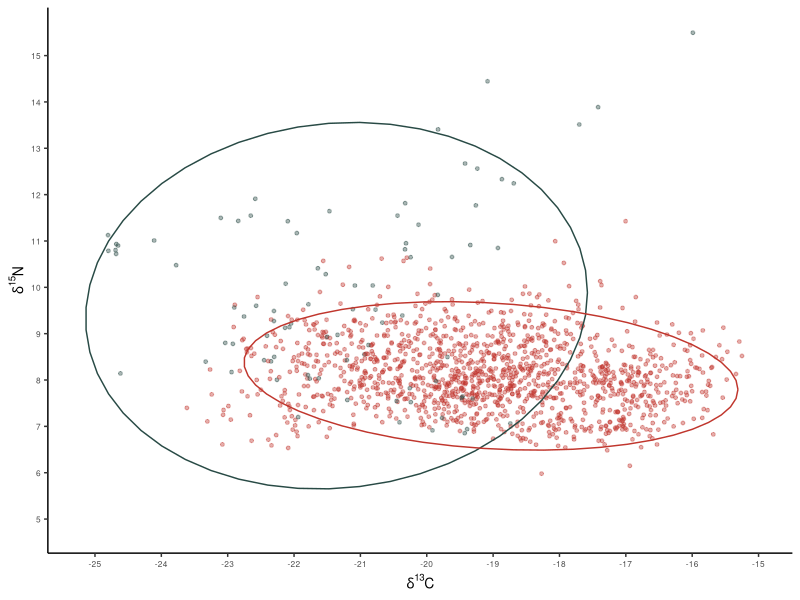
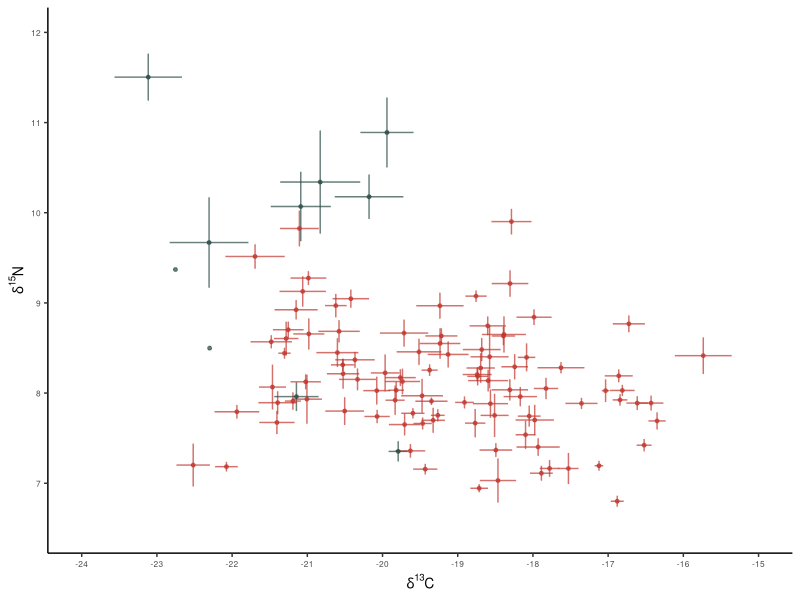
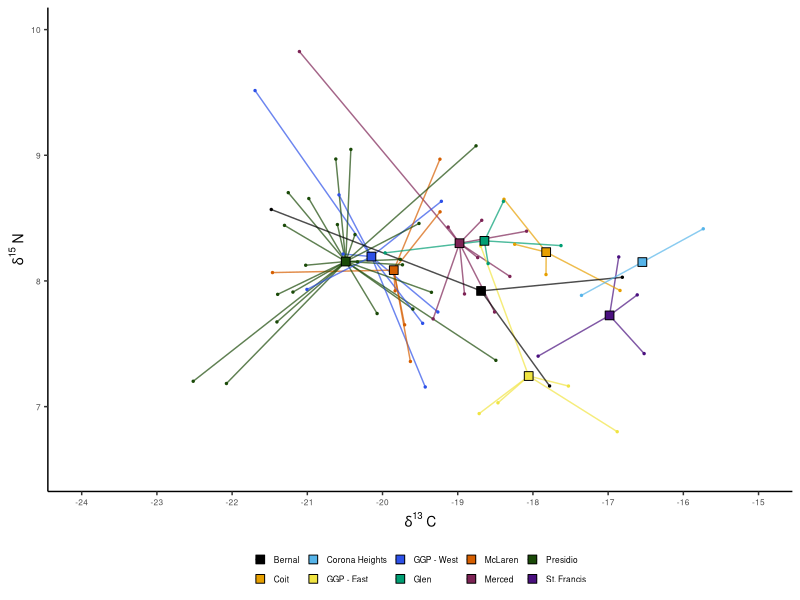
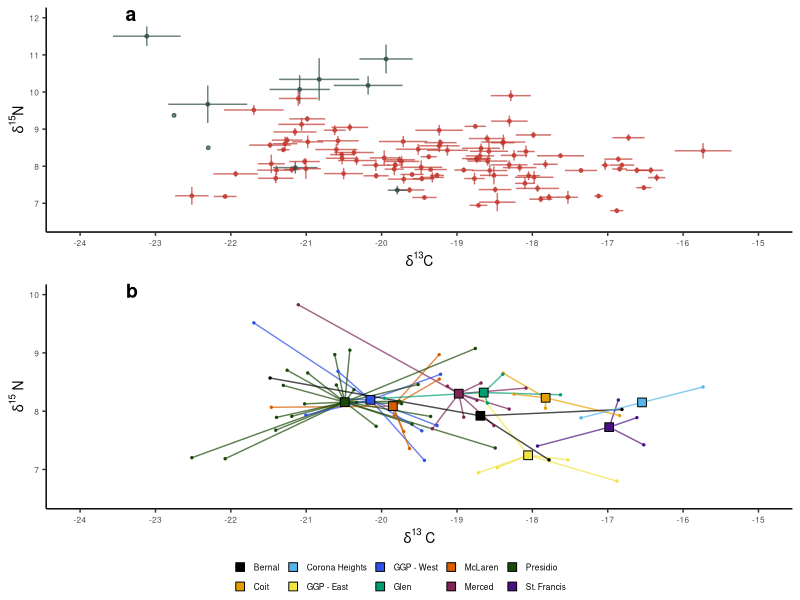
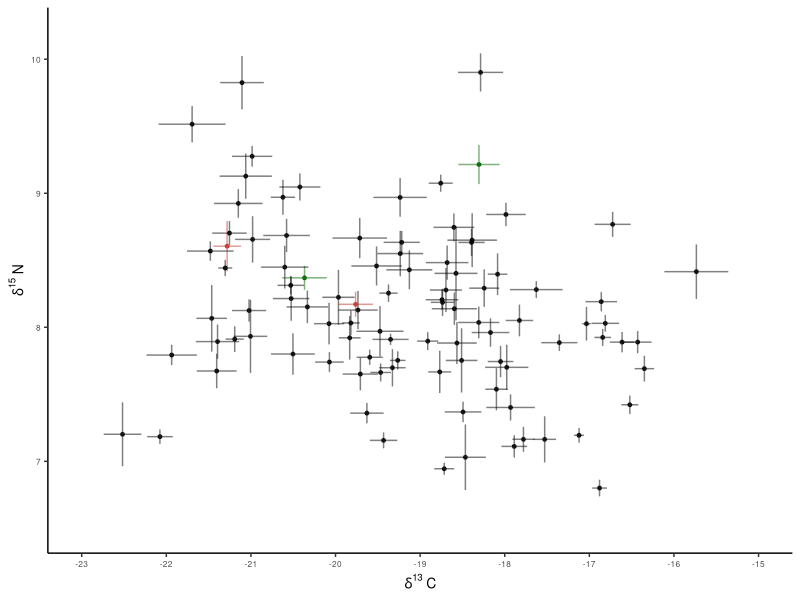

Generate these figures, in order, with R:
## ---- chunk 1
knitr::opts_chunk$set(echo = TRUE)

library(tidyverse)
library(plotrix)
library(ggpubr)

colors <- c("#000000", "#E69F00", "#56B4E9", "#2D51E8", "#F0E442", "#009E73", "#D55E00", "#7D2355", "#1A4A08","#4A107F")

family_colors <- c("Bernal" = colors[1],
                   "Coit" = colors[2],
                   "Corona Heights" = colors[3],
                   "GGP - West" = colors[4],
                   "GGP - East" = colors[5],
                   "Glen" = colors[6],
                   "McLaren" = colors[7],
                   "Merced" = colors[8],
                   "Presidio" = colors[9],
                   "St. Francis" = colors[10])

# Make custom theme
theme_custom <- function() {
  theme_classic()+
  theme(panel.grid.minor = element_blank(),
        strip.text = element_text(size = 12, face = "bold"),
        plot.background = element_rect(fill = "white", color = NA),
        plot.title = element_text(size = 7),
        strip.background = element_blank(),
        axis.text.y = element_text(size=6),
        axis.text.x = element_text(size=6),
        axis.title.y = element_text(size=10),
        axis.title.x = element_text(size=10))}
## ---- chunk 2
data_clean <- read.csv("Cleaned_Data/cleaned_whiskerdata.csv")
data_average <- read.csv("Cleaned_Data/averaged_whiskerdata.csv")
## ---- chunk 3
# Plot - all data points
fig.S2 <- data_clean %>% 
  ggplot(aes(x=C_raw, y=N_raw, color=urban)) +
  geom_point(size=1, alpha=0.4)+
  stat_ellipse(level=0.95)+
  scale_color_manual(values=c("#284A45", "#c0362d"))+
  xlab(expression({delta}^13*C))+
  ylab(expression({delta}^15*N))+
  scale_x_continuous(limits=c(-25.2,-15), breaks=seq(-25,-15,by=1))+
  scale_y_continuous(limits=c(4.8,15.5), breaks=seq(5,15,by=1))+
  theme_custom()+
  theme(legend.position = "none")

fig.S2

# ggsave("Figures/FigureS2.png",dpi=600, width=4, height=3)

# All individuals with standard error bars
fig2a <- data_average %>% 
  ggplot(aes(x=C_avg, y=N_avg, color=urban))+
  geom_errorbar(aes(ymin=N_avg-N_se, ymax=N_avg+N_se, color=urban), alpha=0.7)+
  geom_errorbar(aes(xmin=C_avg-C_se, xmax=C_avg+C_se, color=urban), alpha=0.7)+
  geom_point(size=1,alpha=0.7)+
  scale_color_manual(values=c("#284A45", "#c0362d"))+
  xlab(expression({delta}^13*C))+
  ylab(expression({delta}^15*N))+
  scale_x_continuous(limits=c(-24,-15), breaks=seq(-24,-15,by=1))+
  scale_y_continuous(limits=c(6.5,12), breaks=seq(7,12,by=1))+
  theme_custom()+
  theme(legend.position = "none")

fig2a

# Create data frame with only SF coyotes
data_average_sf <- data_average %>% 
  filter(urban == "urban")

# Compute center points
center_points <- data_average_sf %>%
  filter(group != "NA") %>%
  group_by(group) %>%
  summarize(C_center = mean(C_avg, na.rm = TRUE),
            N_center = mean(N_avg, na.rm = TRUE))

# Join center points back to the original data
data_with_centers <- data_average_sf %>%
  filter(group != "NA") %>%
  left_join(center_points, by = "group")

# SF individuals colored by family group
fig.2b <- data_with_centers %>% 
  ggplot(aes(x=C_avg, y=N_avg, 
             color=group, fill=group)) +
  geom_segment(aes(x = C_center, y = N_center, 
                   xend = C_avg, yend = N_avg, 
                   color = group),  linewidth=0.5, alpha=0.7) + 
  geom_point(size=0.5) +  
  geom_point(data=center_points, aes(x=C_center, y=N_center, fill=group), 
             color="black", size=3, shape=22, stroke=0.5)+  
  scale_color_manual(values=family_colors) +
  scale_fill_manual(values=family_colors) +
  xlab(expression(delta^{13}~C)) +
  ylab(expression(delta^{15}~N)) +
  scale_x_continuous(limits=c(-24,-15), breaks=seq(-24,-15,by=1)) +
  scale_y_continuous(limits=c(6.5,10), breaks=seq(7,10,by=1)) +
  theme_custom() +
  theme(legend.position = "bottom",
        legend.text = element_text(size=6),
        legend.key.size = unit(0.1, 'cm'),
        legend.title = element_blank())

fig.2b

leg <- get_legend(fig.2b)

# Combine plots into Figure 2
ggarrange(
  fig2a, fig.2b,
  ncol = 1, nrow = 2, 
  labels = c("a", "b"),
  common.legend=F,
  align = "hv",
  label.x = 0.15,
  widths=c(1,1), heights=c(1,1),
  legend="bottom",
  legend.grob = leg)

# ggsave("Figures/Figure2.png",dpi=600, width=3.4, height=6)

# Plot all SF individuals, highlighting repeatedly sampled individuals
fig.S1 <- data_average_sf %>% 
  ggplot(aes(x = C_avg, y = N_avg)) +
  
  # Error bars
  geom_errorbar(aes(ymin = N_avg - N_se, ymax = N_avg + N_se,
                    color = case_when(
    whisker %in% c("S19-8775", "S19-8775-2") ~ "highlight",
    whisker %in% c( "S19-8786", "S19-8786-2") ~ "highlight2",
    TRUE ~ "black")), alpha = 0.5) +
  geom_errorbar(aes(xmin = C_avg - C_se, xmax = C_avg + C_se,
                    color = case_when(
    whisker %in% c("S19-8775", "S19-8775-2") ~ "highlight",
    whisker %in% c( "S19-8786", "S19-8786-2") ~ "highlight2",
    TRUE ~ "black")), alpha = 0.5) +
  
  # Points
  geom_point(aes(color = case_when(
    whisker %in% c("S19-8775", "S19-8775-2") ~ "highlight",
    whisker %in% c( "S19-8786", "S19-8786-2") ~ "highlight2",
    TRUE ~ "black")), size = 1, alpha = 0.8) +
  scale_color_manual(values = c("black" = "black", "highlight" = "#c0362d", "highlight2" = "darkgreen")) +

  # Graphics
  xlab(expression(delta^{13}~C)) +
  ylab(expression(delta^{15}~N)) +
  scale_x_continuous(limits = c(-23, -15), breaks = seq(-23, -15, by = 1)) +
  scale_y_continuous(limits = c(6.5, 10.2), breaks = seq(7, 10, by = 1)) +
  theme_custom()+
  theme(legend.position = "none")

fig.S1

# ggsave("Figures/FigureS1.png",dpi=600, width=4, height=3)
